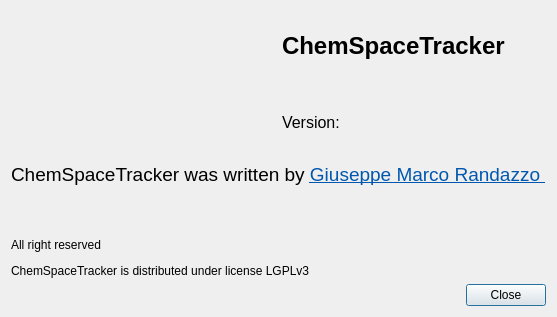
<?xml version="1.0" encoding="UTF-8"?>
<ui version="4.0">
 <class>AboutDialog</class>
 <widget class="QDialog" name="AboutDialog">
  <property name="geometry">
   <rect>
    <x>0</x>
    <y>0</y>
    <width>555</width>
    <height>317</height>
   </rect>
  </property>
  <property name="windowTitle">
   <string>Dialog</string>
  </property>
  <layout class="QGridLayout" name="gridLayout">
   <item row="0" column="0" rowspan="2">
    <widget class="QLabel" name="label">
     <property name="text">
      <string>&lt;html&gt;&lt;head/&gt;&lt;body&gt;&lt;p&gt;&lt;img src=&quot;:/cstlogo.png&quot;/&gt;&lt;/p&gt;&lt;/body&gt;&lt;/html&gt;</string>
     </property>
    </widget>
   </item>
   <item row="0" column="1">
    <widget class="QLabel" name="label_2">
     <property name="text">
      <string>&lt;html&gt;&lt;head/&gt;&lt;body&gt;&lt;p&gt;&lt;span style=&quot; font-size:18pt; font-weight:600;&quot;&gt;ChemSpaceTracker&lt;/span&gt;&lt;/p&gt;&lt;/body&gt;&lt;/html&gt;</string>
     </property>
    </widget>
   </item>
   <item row="1" column="1">
    <widget class="QLabel" name="label_version">
     <property name="font">
      <font>
       <pointsize>12</pointsize>
      </font>
     </property>
     <property name="text">
      <string>Version:</string>
     </property>
    </widget>
   </item>
   <item row="2" column="0" colspan="2">
    <widget class="QLabel" name="label_3">
     <property name="text">
      <string>&lt;html&gt;&lt;head/&gt;&lt;body&gt;&lt;p&gt;&lt;span style=&quot; font-size:14pt;&quot;&gt;ChemSpaceTracker was written by &lt;/span&gt;&lt;a href=&quot;mailto:gmrandazzo@gmail.com&quot;&gt;&lt;span style=&quot; font-size:14pt; text-decoration: underline; color:#0057ae;&quot;&gt;Giuseppe Marco Randazzo &lt;/span&gt;&lt;/a&gt;&lt;/p&gt;&lt;p&gt;&lt;br/&gt;&lt;/p&gt;&lt;p&gt;All right reserved&lt;/p&gt;&lt;p&gt;ChemSpaceTracker is distributed under license LGPLv3&lt;/p&gt;&lt;/body&gt;&lt;/html&gt;</string>
     </property>
     <property name="openExternalLinks">
      <bool>true</bool>
     </property>
    </widget>
   </item>
   <item row="3" column="0" colspan="2">
    <layout class="QHBoxLayout" name="horizontalLayout">
     <item>
      <spacer name="horizontalSpacer">
       <property name="orientation">
        <enum>Qt::Horizontal</enum>
       </property>
       <property name="sizeHint" stdset="0">
        <size>
         <width>328</width>
         <height>20</height>
        </size>
       </property>
      </spacer>
     </item>
     <item>
      <widget class="QPushButton" name="closeButton">
       <property name="text">
        <string>Close</string>
       </property>
      </widget>
     </item>
    </layout>
   </item>
  </layout>
 </widget>
 <resources>
  <include location="icons.qrc"/>
 </resources>
 <connections/>
</ui>
